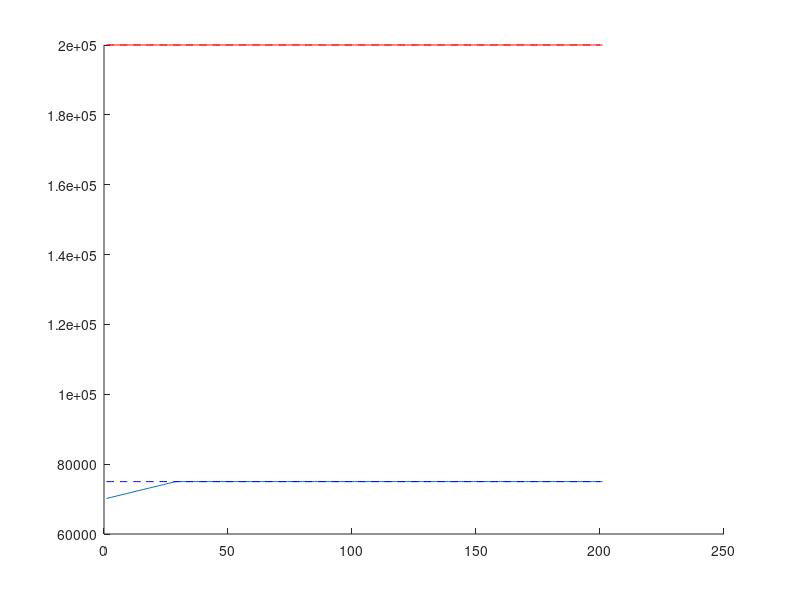
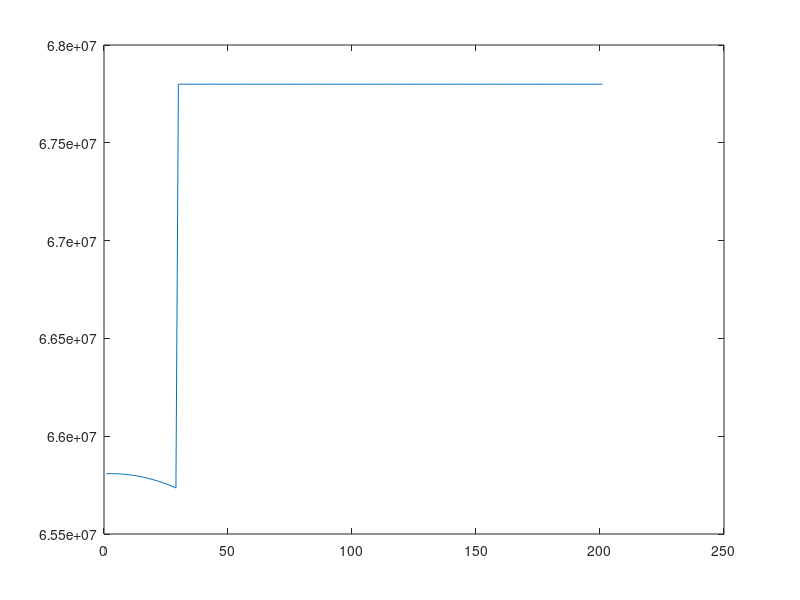

MATLAB code to generate these figures, in order:
close all
%Whale pop and profit simulation
timestep = 1;
runLength = 200;

pops = [70000; 200000];% Starting population
whalePrice = [12000; 6000];
killRatesStart = [0.9; 0.9];% Starting rates

r = [0.05 0.08];
K = [150000 400000];
a = [10^-8 10^-8];
halfK = true;

% Diff Eqs
dx = @(x,y,r1,k1,a1) (r1*x.*(1-(x/k1)))-(a1*x.*y);
dy = @(x,y,r2,k2,a2) (r2*y.*(1-(y/k2)))-(a2*x.*y);
change = @(p,r,k,a) [dx(p(1),p(2),r(1),k(1),a(1)); dy(p(1),p(2),r(2),k(2),a(2))];
profitFunc = @(x,y,r,k,a, priceVec) priceVec(1)*dx(x,y,r(1),k(1),a(1))+priceVec(2)*dy(x,y,r(2),k(2),a(2));

% Calculate max point
profitplace = [12000; 6000].*r';
gradProfit = [24000*(r(1)/K(1)) (12000*a(1))+(6000*a(2)); (12000*a(1))+(6000*a(2)) 12000*(r(2)/K(2))];
popsToMaxProfit = gradProfit\profitplace;

possMaxs = [floor([popsToMaxProfit(1) popsToMaxProfit(2)]);...
    floor([popsToMaxProfit(1) popsToMaxProfit(2)])+1;...
    floor(popsToMaxProfit(1)) floor(popsToMaxProfit(2))+1;...
    floor(popsToMaxProfit(1))+1 floor(popsToMaxProfit(2))];
    
[~, I] =max(profitFunc(possMaxs(:,1),possMaxs(:,2),r,K,a,whalePrice));

popsToMaxProfit = possMaxs(I,:);

% Make sure we are above constraint if necessary, and if so change point
if (halfK&&any(popsToMaxProfit<(0.5*K)))
    display(sprintf('Global max outside constraints, adjusting accordingly...\n'))
    possMaxs = [K(1)/2 (K(2)/(2*r(1)))*(r(2)-(2*a(1)+a(2))*(K(1)/2));...
                (K(1)/2)*(1-(2*a(1)+a(2))*(K(2)/(4*r(1)))) K(2)/2];
    [~, I] =max(profitFunc(possMaxs(:,1),possMaxs(:,2),r,K,a,whalePrice));
    popsToMaxProfit = possMaxs(I,:);
    
    if any(popsToMaxProfit<(0.5*K))
        popsToMaxProfit = K/2;
    end
end

iters = round(runLength/timestep);
popLog = zeros(iters+1,2);
popLog(1,:) = pops';

killRateRecord = zeros(iters,2);
killRates = [0; 0];
profit = zeros(iters,1);
now = uint64(1);

transitionProfit = 0;
transitionYears = 0;

while (now <= iters)
    popDelta = change(pops,r,K,a);
    
    %update kill rate
    if pops(1)>popsToMaxProfit(1)
        killRates(1) = max(popDelta(1),pops(1)-popsToMaxProfit(1));        
    elseif pops(1)==popsToMaxProfit(1)
        killRates(1) = popDelta(1);
    else
        killRates(1) = killRatesStart(1)*popDelta(1);
    end
    
    if pops(2)>popsToMaxProfit(2)
        killRates(2) = max(popDelta(2),pops(2)-popsToMaxProfit(2));
    elseif pops(2)==popsToMaxProfit(2)
        killRates(2) = popDelta(2);
    else
        killRates(2) = killRatesStart(2)*popDelta(2);
    end
    
    if killRates(1)<0
        killRates(1) = 0;
    end
    if killRates(2)<0
        killRates(2) = 0;
    end
    
    pops = pops+popDelta-killRates;
    killRatesRecords(now,:) = killRates;
    popLog(now,:) = pops';
    
    profit(now) = sum(whalePrice.*killRates);
    
    if (killRates(1)<popDelta(1) || killRates(2)<popDelta(2))
        transitionProfit = transitionProfit + profit(now);
        transitionYears = transitionYears + 1;
    end
    
    if (~pops(1)||~pops(2))
        if (pops(1)<=0)&&(pops(2)<=0)
            pops(1) = 0;
            pops(2) = 0;
            break;
        elseif pops(1)<=0
            pops(1) = 0;
        else
            pops(2) = 0;
        end
    end
    %display(sprintf('%d %d',pops(1),pops(2)))
    now = now+1;
end
profit(now) = sum(whalePrice.*killRates);
popLog(now,:) = pops';

display(sprintf('In transition, the whaling industry averaged $%.2f per year over %d years', transitionProfit / transitionYears, transitionYears));

hold on
plot(popLog(:,1))
plot(popLog(:,2),'r')
plot((K(1)/2)*ones(iters,1),'b--')
plot((K(2)/2)*ones(iters,1),'r--')
hold off

sum(profit)
figure
plot(profit)